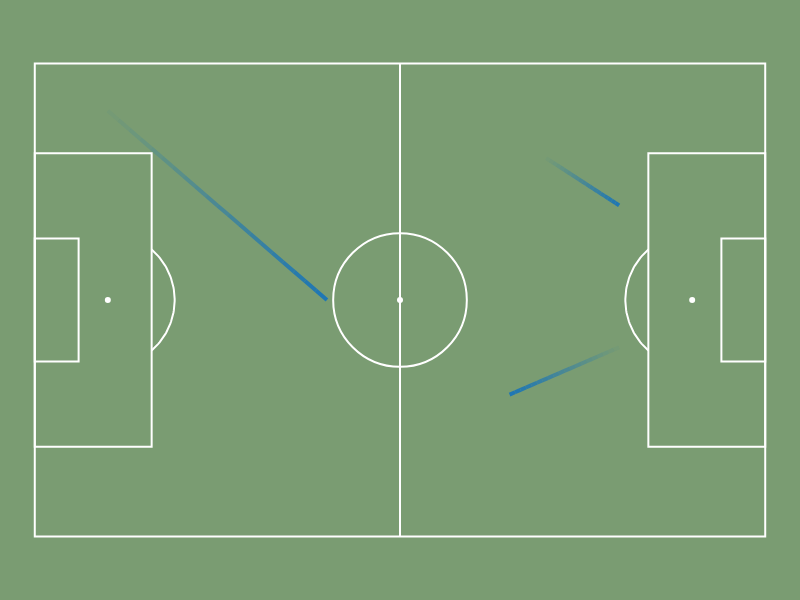

Here is the notebook cell this chart was saved with:
### Code cell
df = pd.DataFrame({
    'x': [10, 80, 70],
    'y': [10, 60, 20],
    'x2': [40, 65, 80],
    'y2': [50, 70, 30],
    'player': ['Alice', 'Bob', 'Carol']
})

pitch = pb.viz.Pitch(width=800, height=600, theme="night", provider="wyscout",)
pitch.plot_comets(df, x='x', y='y', x_end='x2', y_end='y2', width=4, segments=20,hover='player')
pitch.show()

### Figure 1 — Plotly figure (JSON) as saved in the notebook; plotly's stock layout.template omitted (floating-point values rounded to 4 significant figures)
{"data": [{"hoverinfo": "skip", "line": {"color": "#ffffff"}, "mode": "lines", "showlegend": false, "type": "scatter", "x": [16.8, 17.05, 17.29, 17.52, 17.75, 17.96, 18.17, 18.37, 18.56, 18.73, 18.9, 19.06, 19.21, 19.34, 19.47, 19.58, 19.69, 19.78, 19.86, 19.93, 19.99, 20.04, 20.07, 20.09, 20.11, 20.11, 20.09, 20.07, 20.04, 19.99, 19.93, 19.86, 19.78, 19.69, 19.58, 19.47, 19.34, 19.21, 19.06, 18.9, 18.73, 18.56, 18.37, 18.17, 17.96, 17.75, 17.52, 17.29, 17.05, 16.8], "y": [26.75, 26.97, 27.2, 27.45, 27.69, 27.95, 28.22, 28.49, 28.77, 29.05, 29.34, 29.64, 29.94, 30.24, 30.56, 30.87, 31.19, 31.51, 31.84, 32.17, 32.5, 32.83, 33.16, 33.5, 33.83, 34.17, 34.5, 34.84, 35.17, 35.5, 35.83, 36.16, 36.49, 36.81, 37.13, 37.44, 37.76, 38.06, 38.36, 38.66, 38.95, 39.23, 39.51, 39.78, 40.05, 40.31, 40.55, 40.8, 41.03, 41.25]}, {"hoverinfo": "skip", "line": {"color": "#ffffff"}, "mode": "lines", "showlegend": false, "type": "scatter", "x": [88.2, 87.95, 87.71, 87.48, 87.25, 87.04, 86.83, 86.63, 86.44, 86.27, 86.1, 85.94, 85.79, 85.66, 85.53, 85.42, 85.31, 85.22, 85.14, 85.07, 85.01, 84.96, 84.93, 84.91, 84.89, 84.89, 84.91, 84.93, 84.96, 85.01, 85.07, 85.14, 85.22, 85.31, 85.42, 85.53, 85.66, 85.79, 85.94, 86.1, 86.27, 86.44, 86.63, 86.83, 87.04, 87.25, 87.48, 87.71, 87.95, 88.2], "y": [41.25, 41.03, 40.8, 40.55, 40.31, 40.05, 39.78, 39.51, 39.23, 38.95, 38.66, 38.36, 38.06, 37.76, 37.44, 37.13, 36.81, 36.49, 36.16, 35.83, 35.5, 35.17, 34.84, 34.5, 34.17, 33.83, 33.5, 33.16, 32.83, 32.5, 32.17, 31.84, 31.51, 31.19, 30.87, 30.56, 30.24, 29.94, 29.64, 29.34, 29.05, 28.77, 28.49, 28.22, 27.95, 27.69, 27.45, 27.2, 26.97, 26.75]}, {"hoverinfo": "skip", "marker": {"color": "#ffffff", "size": 6}, "mode": "markers", "showlegend": false, "type": "scatter", "x": [10.5], "y": [34]}, {"hoverinfo": "skip", "marker": {"color": "#ffffff", "size": 6}, "mode": "markers", "showlegend": false, "type": "scatter", "x": [94.5], "y": [34]}, {"hoverinfo": "skip", "marker": {"color": "#ffffff", "size": 6}, "mode": "markers", "showlegend": false, "type": "scatter", "x": [52.5], "y": [34]}, {"hoverinfo": "skip", "line": {"color": "rgba(31,119,180,0.05)", "width": 4}, "mode": "lines", "showlegend": false, "type": "scatter", "x": [10.5, 12.07], "y": [61.2, 59.84]}, {"hoverinfo": "skip", "line": {"color": "rgba(31,119,180,0.10)", "width": 4}, "mode": "lines", "showlegend": false, "type": "scatter", "x": [12.07, 13.65], "y": [59.84, 58.48]}, {"hoverinfo": "skip", "line": {"color": "rgba(31,119,180,0.15)", "width": 4}, "mode": "lines", "showlegend": false, "type": "scatter", "x": [13.65, 15.22], "y": [58.48, 57.12]}, {"hoverinfo": "skip", "line": {"color": "rgba(31,119,180,0.20)", "width": 4}, "mode": "lines", "showlegend": false, "type": "scatter", "x": [15.22, 16.8], "y": [57.12, 55.76]}, {"hoverinfo": "skip", "line": {"color": "rgba(31,119,180,0.25)", "width": 4}, "mode": "lines", "showlegend": false, "type": "scatter", "x": [16.8, 18.38], "y": [55.76, 54.4]}, {"hoverinfo": "skip", "line": {"color": "rgba(31,119,180,0.30)", "width": 4}, "mode": "lines", "showlegend": false, "type": "scatter", "x": [18.38, 19.95], "y": [54.4, 53.04]}, {"hoverinfo": "skip", "line": {"color": "rgba(31,119,180,0.35)", "width": 4}, "mode": "lines", "showlegend": false, "type": "scatter", "x": [19.95, 21.52], "y": [53.04, 51.68]}, {"hoverinfo": "skip", "line": {"color": "rgba(31,119,180,0.40)", "width": 4}, "mode": "lines", "showlegend": false, "type": "scatter", "x": [21.52, 23.1], "y": [51.68, 50.32]}, {"hoverinfo": "skip", "line": {"color": "rgba(31,119,180,0.45)", "width": 4}, "mode": "lines", "showlegend": false, "type": "scatter", "x": [23.1, 24.68], "y": [50.32, 48.96]}, {"hoverinfo": "skip", "line": {"color": "rgba(31,119,180,0.50)", "width": 4}, "mode": "lines", "showlegend": false, "type": "scatter", "x": [24.68, 26.25], "y": [48.96, 47.6]}, {"hoverinfo": "skip", "line": {"color": "rgba(31,119,180,0.55)", "width": 4}, "mode": "lines", "showlegend": false, "type": "scatter", "x": [26.25, 27.83], "y": [47.6, 46.24]}, {"hoverinfo": "skip", "line": {"color": "rgba(31,119,180,0.60)", "width": 4}, "mode": "lines", "showlegend": false, "type": "scatter", "x": [27.83, 29.4], "y": [46.24, 44.88]}, {"hoverinfo": "skip", "line": {"color": "rgba(31,119,180,0.65)", "width": 4}, "mode": "lines", "showlegend": false, "type": "scatter", "x": [29.4, 30.98], "y": [44.88, 43.52]}, {"hoverinfo": "skip", "line": {"color": "rgba(31,119,180,0.70)", "width": 4}, "mode": "lines", "showlegend": false, "type": "scatter", "x": [30.98, 32.55], "y": [43.52, 42.16]}, {"hoverinfo": "skip", "line": {"color": "rgba(31,119,180,0.75)", "width": 4}, "mode": "lines", "showlegend": false, "type": "scatter", "x": [32.55, 34.12], "y": [42.16, 40.8]}, {"hoverinfo": "skip", "line": {"color": "rgba(31,119,180,0.80)", "width": 4}, "mode": "lines", "showlegend": false, "type": "scatter", "x": [34.12, 35.7], "y": [40.8, 39.44]}, {"hoverinfo": "skip", "line": {"color": "rgba(31,119,180,0.85)", "width": 4}, "mode": "lines", "showlegend": false, "type": "scatter", "x": [35.7, 37.27], "y": [39.44, 38.08]}, {"hoverinfo": "skip", "line": {"color": "rgba(31,119,180,0.90)", "width": 4}, "mode": "lines", "showlegend": false, "type": "scatter", "x": [37.27, 38.85], "y": [38.08, 36.72]}, {"hoverinfo": "skip", "line": {"color": "rgba(31,119,180,0.95)", "width": 4}, "mode": "lines", "showlegend": false, "type": "scatter", "x": [38.85, 40.42], "y": [36.72, 35.36]}, {"hoverinfo": "text", "hovertext": "Alice", "line": {"color": "rgba(31,119,180,1.00)", "width": 4}, "mode": "lines", "showlegend": false, "type": "scatter", "x": [40.42, 42], "y": [35.36, 34]}, {"hoverinfo": "skip", "line": {"color": "rgba(31,119,180,0.05)", "width": 4}, "mode": "lines", "showlegend": false, "type": "scatter", "x": [84, 83.21], "y": [27.2, 26.86]}, {"hoverinfo": "skip", "line": {"color": "rgba(31,119,180,0.10)", "width": 4}, "mode": "lines", "showlegend": false, "type": "scatter", "x": [83.21, 82.42], "y": [26.86, 26.52]}, {"hoverinfo": "skip", "line": {"color": "rgba(31,119,180,0.15)", "width": 4}, "mode": "lines", "showlegend": false, "type": "scatter", "x": [82.42, 81.64], "y": [26.52, 26.18]}, {"hoverinfo": "skip", "line": {"color": "rgba(31,119,180,0.20)", "width": 4}, "mode": "lines", "showlegend": false, "type": "scatter", "x": [81.64, 80.85], "y": [26.18, 25.84]}, {"hoverinfo": "skip", "line": {"color": "rgba(31,119,180,0.25)", "width": 4}, "mode": "lines", "showlegend": false, "type": "scatter", "x": [80.85, 80.06], "y": [25.84, 25.5]}, {"hoverinfo": "skip", "line": {"color": "rgba(31,119,180,0.30)", "width": 4}, "mode": "lines", "showlegend": false, "type": "scatter", "x": [80.06, 79.28], "y": [25.5, 25.16]}, {"hoverinfo": "skip", "line": {"color": "rgba(31,119,180,0.35)", "width": 4}, "mode": "lines", "showlegend": false, "type": "scatter", "x": [79.28, 78.49], "y": [25.16, 24.82]}, {"hoverinfo": "skip", "line": {"color": "rgba(31,119,180,0.40)", "width": 4}, "mode": "lines", "showlegend": false, "type": "scatter", "x": [78.49, 77.7], "y": [24.82, 24.48]}, {"hoverinfo": "skip", "line": {"color": "rgba(31,119,180,0.45)", "width": 4}, "mode": "lines", "showlegend": false, "type": "scatter", "x": [77.7, 76.91], "y": [24.48, 24.14]}, {"hoverinfo": "skip", "line": {"color": "rgba(31,119,180,0.50)", "width": 4}, "mode": "lines", "showlegend": false, "type": "scatter", "x": [76.91, 76.12], "y": [24.14, 23.8]}, {"hoverinfo": "skip", "line": {"color": "rgba(31,119,180,0.55)", "width": 4}, "mode": "lines", "showlegend": false, "type": "scatter", "x": [76.12, 75.34], "y": [23.8, 23.46]}, {"hoverinfo": "skip", "line": {"color": "rgba(31,119,180,0.60)", "width": 4}, "mode": "lines", "showlegend": false, "type": "scatter", "x": [75.34, 74.55], "y": [23.46, 23.12]}, {"hoverinfo": "skip", "line": {"color": "rgba(31,119,180,0.65)", "width": 4}, "mode": "lines", "showlegend": false, "type": "scatter", "x": [74.55, 73.76], "y": [23.12, 22.78]}, {"hoverinfo": "skip", "line": {"color": "rgba(31,119,180,0.70)", "width": 4}, "mode": "lines", "showlegend": false, "type": "scatter", "x": [73.76, 72.97], "y": [22.78, 22.44]}, {"hoverinfo": "skip", "line": {"color": "rgba(31,119,180,0.75)", "width": 4}, "mode": "lines", "showlegend": false, "type": "scatter", "x": [72.97, 72.19], "y": [22.44, 22.1]}, {"hoverinfo": "skip", "line": {"color": "rgba(31,119,180,0.80)", "width": 4}, "mode": "lines", "showlegend": false, "type": "scatter", "x": [72.19, 71.4], "y": [22.1, 21.76]}, {"hoverinfo": "skip", "line": {"color": "rgba(31,119,180,0.85)", "width": 4}, "mode": "lines", "showlegend": false, "type": "scatter", "x": [71.4, 70.61], "y": [21.76, 21.42]}, {"hoverinfo": "skip", "line": {"color": "rgba(31,119,180,0.90)", "width": 4}, "mode": "lines", "showlegend": false, "type": "scatter", "x": [70.61, 69.83], "y": [21.42, 21.08]}, {"hoverinfo": "skip", "line": {"color": "rgba(31,119,180,0.95)", "width": 4}, "mode": "lines", "showlegend": false, "type": "scatter", "x": [69.83, 69.04], "y": [21.08, 20.74]}, {"hoverinfo": "text", "hovertext": "Bob", "line": {"color": "rgba(31,119,180,1.00)", "width": 4}, "mode": "lines", "showlegend": false, "type": "scatter", "x": [69.04, 68.25], "y": [20.74, 20.4]}, {"hoverinfo": "skip", "line": {"color": "rgba(31,119,180,0.05)", "width": 4}, "mode": "lines", "showlegend": false, "type": "scatter", "x": [73.5, 74.03], "y": [54.4, 54.06]}, {"hoverinfo": "skip", "line": {"color": "rgba(31,119,180,0.10)", "width": 4}, "mode": "lines", "showlegend": false, "type": "scatter", "x": [74.03, 74.55], "y": [54.06, 53.72]}, {"hoverinfo": "skip", "line": {"color": "rgba(31,119,180,0.15)", "width": 4}, "mode": "lines", "showlegend": false, "type": "scatter", "x": [74.55, 75.08], "y": [53.72, 53.38]}, {"hoverinfo": "skip", "line": {"color": "rgba(31,119,180,0.20)", "width": 4}, "mode": "lines", "showlegend": false, "type": "scatter", "x": [75.08, 75.6], "y": [53.38, 53.04]}, {"hoverinfo": "skip", "line": {"color": "rgba(31,119,180,0.25)", "width": 4}, "mode": "lines", "showlegend": false, "type": "scatter", "x": [75.6, 76.12], "y": [53.04, 52.7]}, {"hoverinfo": "skip", "line": {"color": "rgba(31,119,180,0.30)", "width": 4}, "mode": "lines", "showlegend": false, "type": "scatter", "x": [76.12, 76.65], "y": [52.7, 52.36]}, {"hoverinfo": "skip", "line": {"color": "rgba(31,119,180,0.35)", "width": 4}, "mode": "lines", "showlegend": false, "type": "scatter", "x": [76.65, 77.17], "y": [52.36, 52.02]}, {"hoverinfo": "skip", "line": {"color": "rgba(31,119,180,0.40)", "width": 4}, "mode": "lines", "showlegend": false, "type": "scatter", "x": [77.17, 77.7], "y": [52.02, 51.68]}, {"hoverinfo": "skip", "line": {"color": "rgba(31,119,180,0.45)", "width": 4}, "mode": "lines", "showlegend": false, "type": "scatter", "x": [77.7, 78.22], "y": [51.68, 51.34]}, {"hoverinfo": "skip", "line": {"color": "rgba(31,119,180,0.50)", "width": 4}, "mode": "lines", "showlegend": false, "type": "scatter", "x": [78.22, 78.75], "y": [51.34, 51]}, {"hoverinfo": "skip", "line": {"color": "rgba(31,119,180,0.55)", "width": 4}, "mode": "lines", "showlegend": false, "type": "scatter", "x": [78.75, 79.28], "y": [51, 50.66]}, {"hoverinfo": "skip", "line": {"color": "rgba(31,119,180,0.60)", "width": 4}, "mode": "lines", "showlegend": false, "type": "scatter", "x": [79.28, 79.8], "y": [50.66, 50.32]}, {"hoverinfo": "skip", "line": {"color": "rgba(31,119,180,0.65)", "width": 4}, "mode": "lines", "showlegend": false, "type": "scatter", "x": [79.8, 80.33], "y": [50.32, 49.98]}, {"hoverinfo": "skip", "line": {"color": "rgba(31,119,180,0.70)", "width": 4}, "mode": "lines", "showlegend": false, "type": "scatter", "x": [80.33, 80.85], "y": [49.98, 49.64]}, {"hoverinfo": "skip", "line": {"color": "rgba(31,119,180,0.75)", "width": 4}, "mode": "lines", "showlegend": false, "type": "scatter", "x": [80.85, 81.38], "y": [49.64, 49.3]}, {"hoverinfo": "skip", "line": {"color": "rgba(31,119,180,0.80)", "width": 4}, "mode": "lines", "showlegend": false, "type": "scatter", "x": [81.38, 81.9], "y": [49.3, 48.96]}, {"hoverinfo": "skip", "line": {"color": "rgba(31,119,180,0.85)", "width": 4}, "mode": "lines", "showlegend": false, "type": "scatter", "x": [81.9, 82.42], "y": [48.96, 48.62]}, {"hoverinfo": "skip", "line": {"color": "rgba(31,119,180,0.90)", "width": 4}, "mode": "lines", "showlegend": false, "type": "scatter", "x": [82.42, 82.95], "y": [48.62, 48.28]}, {"hoverinfo": "skip", "line": {"color": "rgba(31,119,180,0.95)", "width": 4}, "mode": "lines", "showlegend": false, "type": "scatter", "x": [82.95, 83.47], "y": [48.28, 47.94]}, {"hoverinfo": "text", "hovertext": "Carol", "line": {"color": "rgba(31,119,180,1.00)", "width": 4}, "mode": "lines", "showlegend": false, "type": "scatter", "x": [83.47, 84], "y": [47.94, 47.6]}], "layout": {"font": {"color": "#ffffff", "family": "Helvetica Neue, Arial, sans-serif"}, "height": 600, "hoverlabel": {"bgcolor": "rgba(40,60,40,0.9)", "bordercolor": "rgba(255,255,255,0.2)", "font": {"color": "white", "family": "Helvetica Neue, Arial, sans-serif", "size": 15}}, "margin": {"b": 0, "l": 0, "r": 0, "t": 0}, "paper_bgcolor": "#7a9c72", "plot_bgcolor": "#7a9c72", "shapes": [{"line": {"color": "#ffffff"}, "type": "rect", "x0": 0, "x1": 105, "y0": 0, "y1": 68}, {"line": {"color": "#ffffff"}, "type": "rect", "x0": 52.5, "x1": 52.5, "y0": 68, "y1": 0}, {"line": {"color": "#ffffff"}, "type": "rect", "x0": 0, "x1": 16.8, "y0": 12.92, "y1": 55.08}, {"line": {"color": "#ffffff"}, "type": "rect", "x0": 88.2, "x1": 105, "y0": 55.08, "y1": 12.92}, {"line": {"color": "#ffffff"}, "type": "rect", "x0": 0, "x1": 6.3, "y0": 25.16, "y1": 42.84}, {"line": {"color": "#ffffff"}, "type": "rect", "x0": 98.7, "x1": 105, "y0": 42.84, "y1": 25.16}, {"line": {"color": "#ffffff"}, "type": "circle", "x0": 42.89, "x1": 62.11, "y0": 24.39, "y1": 43.61}], "showlegend": false, "title": {}, "width": 800, "xaxis": {"constrain": "domain", "fixedrange": true, "range": [-5, 110], "scaleanchor": "y", "showgrid": false, "showticklabels": false, "visible": false, "zeroline": false}, "yaxis": {"constrain": "domain", "fixedrange": true, "range": [-5, 73], "showgrid": false, "showticklabels": false, "visible": false, "zeroline": false}}}
